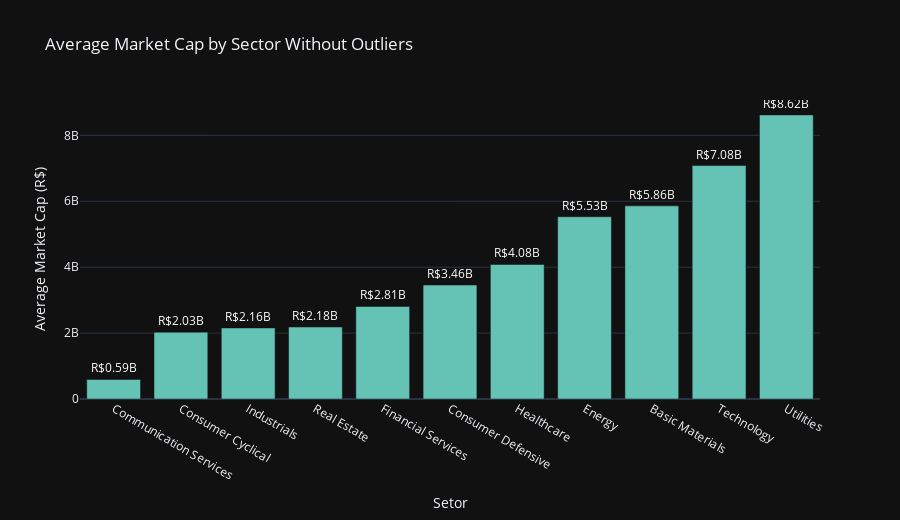

Notebook source saved alongside this figure:
### Markdown cell above
- **`Consumer Cyclical`:** The sector with the largest number of listed companies, **totaling 53**, has the lowest average market cap at **R$ 2.03 billion**.
- **`Real Estate`:** Has an average market cap slightly higher at **R$ 2.18 billion**, with equal representation as the Consumer Defensive sector, each having **21 listed companies**.
- **`Technology`:** Although being the least represented with only four listed companies, it has a significant average market cap of **R$ 7.08 billion**.
- **`Healthcare`:** With **13 companies**, the sector shows an average market cap of **R$ 7.21 billion**.
- **`Industrials`:** Near the top in terms of company count with **48 listed**, holds an average market cap of **R$ 11.40 billion**.
- **`Communication Services`:** A bit more represented than Technology with seven companies, shares a similar average market cap with Industrials at **R$ 11.43 billion**.
- **`Consumer Defensive`:** Along with Real Estate, both sectors boast identical representation and a substantial average market cap of **R$ 14.78 billion**.
- **`Utilities`:** Surpassing Financial Services in company count with **46 listed**, the sector's average market cap stands at **R$ 15.78 billion**.
- **`Basic Materials`:** With **29 companies**, this sector has an average market cap of **R$ 20.82 billion**.
- **`Financial Services`:** Having a strong representation with **40 companies**, it reaches an average market cap of **R$ 39.92 billion**.
- **`Energy`:** With only **09 companies listed**, it is distinguished by the highest average market cap at **R$ 118.12 billion**.

The graphic analysis suggests that the Consumer Cyclical sector, despite having the highest company count, might reflect diversity and strength but faces a challenging market valuation context. Meanwhile, the Technology sector’s lower representation may indicate less market maturity or growth potential in the Brazilian stock exchange. Energy, with the highest average market cap, indicates substantial sector size and investor confidence.

### Code cell
aux = remove_outliers_iqr(df_fundamentals_numeric_cols, 'market_cap')
sector_means_clean_out = aux.groupby(df_fundamentals_book['sector']).mean()
sector_means_clean_out.sort_values(by='market_cap', ascending=True, inplace=True)

fig = px.bar(sector_means_clean_out, x=sector_means_clean_out.index, y='market_cap', title='Average Market Cap by Sector Without Outliers', color_discrete_sequence=['rgb(100, 195, 181)'], template='plotly_dark', hover_name=sector_means.index)
formatted_market_cap = [f'R${x:.2f}B' for x in (sector_means_clean_out['market_cap'] / 1e9)]
fig.update_traces(text=formatted_market_cap, textposition='outside',textfont=dict(color='white'))
fig.update_layout(xaxis_title='Setor', yaxis_title='Average Market Cap (R$)', height = 520)
fig.show()

### Figure 1 — Plotly figure (JSON) as saved in the notebook; plotly's stock layout.template omitted (floating-point values rounded to 4 significant figures)
{"data": [{"alignmentgroup": "True", "hovertemplate": "<b>%{hovertext}</b><br><br>sector=%{x}<br>market_cap=%{y}<extra></extra>", "hovertext": ["Consumer Cyclical", "Real Estate", "Technology", "Healthcare", "Industrials", "Communication Services", "Consumer Defensive", "Utilities", "Basic Materials", "Financial Services", "Energy"], "legendgroup": "", "marker": {"color": "rgb(100, 195, 181)", "pattern": {"shape": ""}}, "name": "", "offsetgroup": "", "orientation": "v", "showlegend": false, "text": ["R$0.59B", "R$2.03B", "R$2.16B", "R$2.18B", "R$2.81B", "R$3.46B", "R$4.08B", "R$5.53B", "R$5.86B", "R$7.08B", "R$8.62B"], "textfont": {"color": "white"}, "textposition": "outside", "type": "bar", "x": ["Communication Services", "Consumer Cyclical", "Industrials", "Real Estate", "Financial Services", "Consumer Defensive", "Healthcare", "Energy", "Basic Materials", "Technology", "Utilities"], "xaxis": "x", "y": [592800000.0, 2028000000.0, 2156795646, 2185000000.0, 2809000000.0, 3458521301, 4083136702, 5530000000.0, 5861000000.0, 7083303360, 8619000000.0], "yaxis": "y"}], "layout": {"barmode": "relative", "height": 520, "legend": {"tracegroupgap": 0}, "title": {"text": "Average Market Cap by Sector Without Outliers"}, "xaxis": {"anchor": "y", "domain": [0, 1], "title": {"text": "Setor"}}, "yaxis": {"anchor": "x", "domain": [0, 1], "title": {"text": "Average Market Cap (R$)"}}}}
